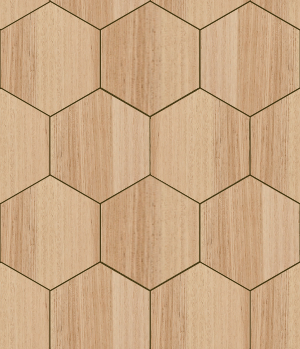
#> input picture 06-image-filtering/wood.png, 300 x 349 px
$ python noisywood.py
#> lines starting #> are read from the running program, lines starting #| are printed output that depends on the picture
import cv2 as cv
import numpy as np
import os

def noise_generator (noise_type,image):
    """
    Generate noise to a given Image based on required noise type

    Input parameters:
        image: ndarray (input image data. It will be converted to float)

        noise_type: string
            'gauss'        Gaussian-distrituion based noise
            'poission'     Poission-distribution based noise
            's&p'          Salt and Pepper noise, 0 or 1
            'speckle'      Multiplicative noise using out = image + n*image
                           where n is uniform noise with specified mean & variance
    """
    row,col,ch= image.shape
    if noise_type == "gauss":
        gauss = image.copy()
        m = (20,20,20)
        sigma = (20,20,20)
        cv.randn(gauss, m, sigma)


        noisy = image + gauss
        return noisy.astype('uint8')
    elif noise_type == "s&p":
        s_vs_p = 1
        amount = 0.01
        out = image
        # Generate Salt '1' noise
        num_salt = np.ceil(amount * image.size * s_vs_p)
        coords = [np.random.randint(0, i - 1, int(num_salt))
              for i in image.shape]
        out[coords] = 255
        # Generate Pepper '0' noise
        num_pepper = np.ceil(amount* image.size * (1. - s_vs_p))
        coords = [np.random.randint(0, i - 1, int(num_pepper))
              for i in image.shape]
        out[coords] = 0
        return out
    elif noise_type == "poisson":
        vals = len(np.unique(image))
        vals = 2 ** np.ceil(np.log2(vals))
        noisy = np.random.poisson(image * vals) / float(vals)
        return noisy
    elif noise_type =="speckle":
        gauss = np.random.randn(row,col,ch)
        gauss = gauss.reshape(row,col,ch)
        noisy = image + image * gauss
        return noisy
    else:
        return image


# Load and blur image
img = cv.imread('wood.png')
#> img is the input picture: shape (349, 300, 3); mean B, G, R 132.5, 168.6, 203

cv.imwrite("wood_gauss.jpg", noise_generator("gauss", img))
#> in noise_generator, `cv.randn(gauss, m, sigma)`:
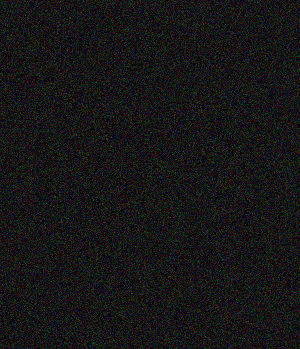
#> gauss: shape (349, 300, 3); mean B, G, R 21.6, 21.7, 21.7
#> in noise_generator, `noisy = image + gauss`:
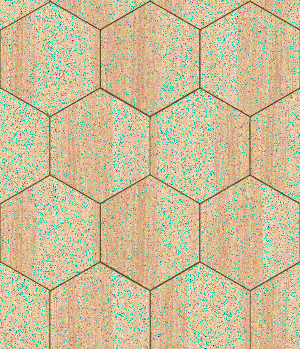
#> noisy: shape (349, 300, 3); mean B, G, R 154.1, 189.9, 203.4
cv.imwrite("wood_salt_and_pepper.jpg", noise_generator("s&p", img))
#> call 2 of noise_generator, with noise_type = 's&p'
#> in noise_generator (call 2), `out[coords] = 255`:
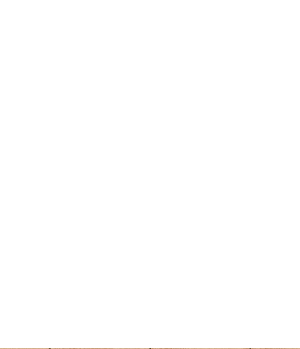
#> out: shape (349, 300, 3); mean B, G, R 254.7, 254.8, 254.9
